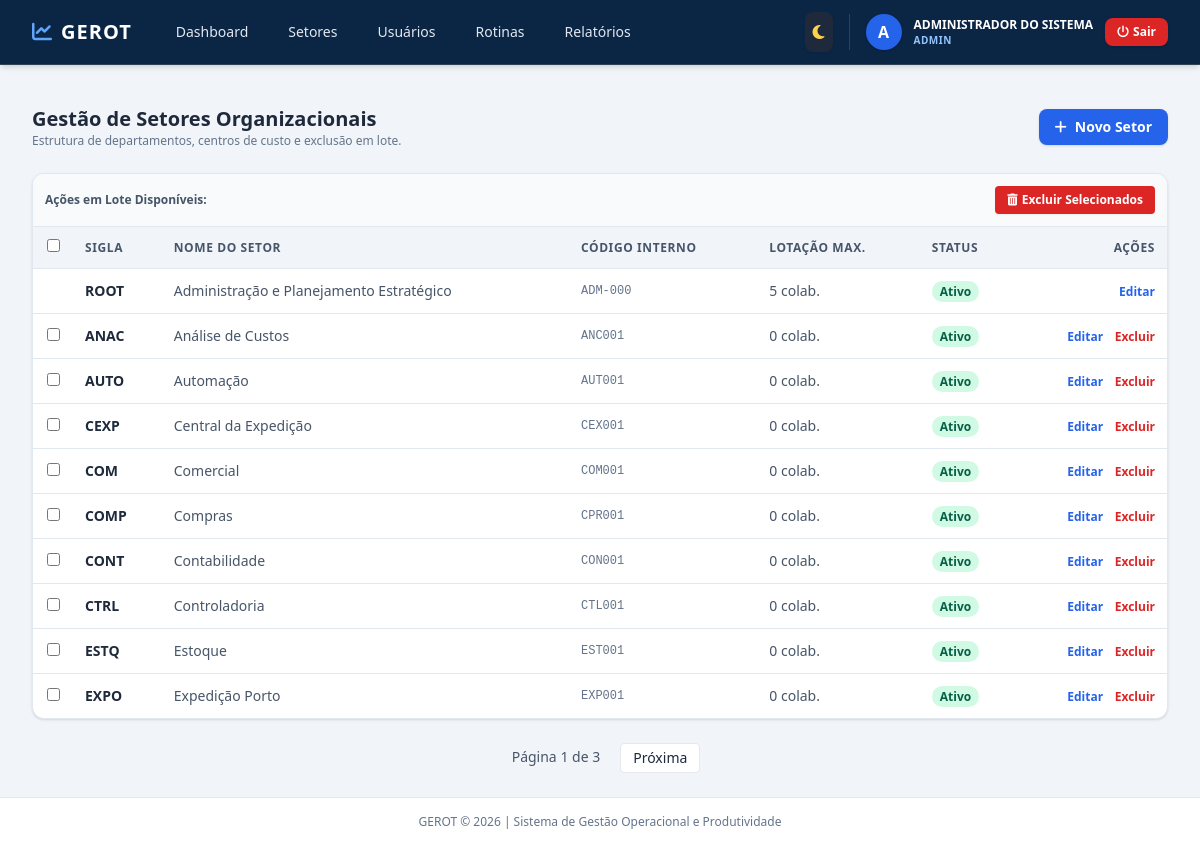
The app's page /admin/setores (signed in) with its own data.
### app/models/usuario.py (models this page shows, shortened)
class Usuario(UserMixin, db.Model):
    __tablename__ = 'usuarios'
    id = db.Column(db.Integer, primary_key=True)
    username = db.Column(db.String(64), unique=True, nullable=False, index=True)
    email = db.Column(db.String(120), unique=True, nullable=False, index=True)
    password_hash = db.Column(db.String(256))
    role = db.Column(db.String(20), default='operador', nullable=False)
    ativo = db.Column(db.Boolean, default=False)
    nome_completo = db.Column(db.String(150), nullable=False)
    cpf = db.Column(db.String(14), unique=True, nullable=False)
    rg_numero = db.Column(db.String(20))
    rg_orgao_emissor = db.Column(db.String(20))
    rg_uf = db.Column(db.String(2))
    data_nascimento = db.Column(db.Date)
    sexo = db.Column(db.String(20))
    estado_civil = db.Column(db.String(20))
    telefone_principal = db.Column(db.String(20))
    logradouro = db.Column(db.String(150))
    numero_endereco = db.Column(db.String(20))
    bairro = db.Column(db.String(100))
    cidade = db.Column(db.String(100))
    uf_endereco = db.Column(db.String(2))
    cep = db.Column(db.String(10))
    matricula = db.Column(db.String(50), unique=True, nullable=True)
    cargo = db.Column(db.String(100))
    funcao = db.Column(db.String(100))
    setor_id = db.Column(db.Integer, db.ForeignKey('setores.id'), nullable=False)
    setores_secundarios = db.relationship(
        'Setor',
        secondary=usuario_setores_secundarios,
        backref=db.backref('coordenadores_secundarios', lazy='dynamic')
    )
    tipo_vinculo = db.Column(db.String(50))
    data_admissao = db.Column(db.Date)
    data_cadastro = db.Column(db.DateTime, default=datetime.utcnow)
    ultimo_login = db.Column(db.DateTime)
    status_cadastro = db.Column(db.String(20), default='incompleto')
    cadastrado_por_id = db.Column(db.Integer, db.ForeignKey('usuarios.id'), nullable=True)
    cadastrador = db.relationship('Usuario', remote_side=[id], backref='usuarios_cadastrados')
    lancamentos = db.relationship('Lancamento', backref='autor', lazy='dynamic', foreign_keys='Lancamento.usuario_id')
    correcoes_aprovadas = db.relationship('Lancamento', backref='aprovador', lazy='dynamic', foreign_keys='Lancamento.correcao_aprovada_por')
    @property
    def is_admin(self):
        return self.role == 'admin'

### app/models/setor.py (models this page shows, shortened)
class Setor(db.Model):
    __tablename__ = 'setores'
    id = db.Column(db.Integer, primary_key=True)
    nome = db.Column(db.String(100), unique=True, nullable=False, index=True)
    sigla = db.Column(db.String(20), unique=True, nullable=False)
    codigo_interno = db.Column(db.String(50), unique=True, nullable=False)
    data_criacao_sistema = db.Column(db.DateTime, default=datetime.utcnow)
    ativo = db.Column(db.Boolean, default=True)
    hierarquia_pai_id = db.Column(db.Integer, db.ForeignKey('setores.id'), nullable=True)
    responsavel_id = db.Column(db.Integer, db.ForeignKey('usuarios.id', use_alter=True, name='fk_setor_responsavel'), nullable=True)
    substituto_id = db.Column(db.Integer, db.ForeignKey('usuarios.id', use_alter=True, name='fk_setor_substituto'), nullable=True)
    tipo_setor = db.Column(db.String(30))
    natureza_atuacao = db.Column(db.String(30))
    missao_setor = db.Column(db.Text, nullable=True)
    descricao_atividades = db.Column(db.Text, nullable=True)
    nivel_complexidade = db.Column(db.String(20), default='Média')
    nivel_repetitividade = db.Column(db.String(20), default='Média')
    limite_max_colaboradores = db.Column(db.Integer, default=0)
    cargos_permitidos = db.Column(db.Text)
    turno_operacao = db.Column(db.String(50))
    escala_trabalho = db.Column(db.String(50))
    sub_setores = db.relationship(
        'Setor',
        backref=db.backref('pai', remote_side=[id]),
        lazy='dynamic'
    )
    usuarios = db.relationship(
        'Usuario',
        backref='setor_pertencente',
        lazy='dynamic',
        foreign_keys='Usuario.setor_id',
        cascade='all, delete-orphan'
    )
    atividades = db.relationship('AtividadePadrao', backref='setor_dono', lazy='dynamic', cascade='all, delete-orphan')
    lancamentos = db.relationship('Lancamento', backref='setor_snapshot', lazy='dynamic', cascade='all, delete-orphan')

### app/views/admin.py (the view)
@admin_bp.route('/setores')
def listar_setores():
    page = request.args.get('page', 1, type=int)
    setores_pagination = Setor.query.order_by(Setor.nome.asc()).paginate(page=page, per_page=10, error_out=False)
    possiveis_gestores = Usuario.query.filter(Usuario.role.in_(['admin', 'coordenador', 'gestor'])).all()
    return render_template('admin/setores.html',
                           setores=setores_pagination.items,
                           pagination=setores_pagination,
                           usuarios=possiveis_gestores,
                           setor_edicao=None,
                           CalculoBI=CalculoBI)

### app/__init__.py (called while the page is built)
@login_manager.user_loader
def load_user(user_id):
    from app.models.usuario import Usuario
    return Usuario.query.get(int(user_id))

### app/views/admin.py (called while the page is built)
def admin_required(f):
    from functools import wraps
    @wraps(f)
    def decorated_function(*args, **kwargs):
        if not current_user.is_authenticated or not (current_user.is_admin or current_user.is_gestor):
            flash('Acesso negado. Área exclusiva para a Administração e Gestão Geral.', 'danger')
            return redirect(url_for('auth.login'))
        return f(*args, **kwargs)
    return decorated_function

@admin_bp.before_request
@login_required
@admin_required
def before_request():
    pass

### app/templates/admin/setores.html (shortened to what this page needs)
{% extends "base.html" %}
{% block content %}
<div class="space-y-6">
    <div class="flex flex-col sm:flex-row justify-between items-start sm:items-center gap-4">
        <div>
            <h2 class="text-xl font-bold text-slate-800 dark:text-slate-100">Gestão de Setores Organizacionais</h2>
            <p class="text-xs text-slate-500 dark:text-slate-400">Estrutura de departamentos, centros de custo e exclusão em lote.</p>
        </div>
        <a href="{{ url_for('admin.novo_setor') }}" class="bg-blue-600 hover:bg-blue-700 text-white px-4 py-2 rounded-lg text-sm font-semibold shadow transition flex items-center space-x-2">
            <i class="fa-solid fa-plus"></i>
            <span>Novo Setor</span>
        </a>
    </div>
    <form id="formLoteSetores" method="POST" action="{{ url_for('admin.excluir_massa_setores') }}">
        <div class="bg-white dark:bg-slate-800 rounded-xl shadow border border-slate-200 dark:border-slate-700 overflow-hidden">
            {% if current_user.is_admin or current_user.is_gestor %}
            <div class="p-3 bg-slate-50 dark:bg-slate-900 border-b border-slate-200 dark:border-slate-700 flex items-center justify-between">
                <span class="text-xs font-semibold text-slate-600 dark:text-slate-400">Ações em Lote Disponíveis:</span>
                <button type="submit" onclick="return confirm('Deseja realmente excluir todos os setores selecionados?')" class="bg-red-600 hover:bg-red-700 text-white text-xs px-3 py-1.5 rounded font-semibold transition flex items-center space-x-1 shadow-sm">
                    <i class="fa-solid fa-trash-can"></i>
                    <span>Excluir Selecionados</span>
                </button>
            </div>
            {% endif %}
            <div class="overflow-x-auto">
                <table class="w-full text-left border-collapse text-sm">
                    <thead>
                        <tr class="bg-slate-100 dark:bg-slate-900 text-slate-600 dark:text-slate-400 uppercase text-xs tracking-wider border-b border-slate-200 dark:border-slate-700">
                            {% if current_user.is_admin or current_user.is_gestor %}
                            <th class="p-3 text-center w-10">
                                <input type="checkbox" id="selectAllSetores" onclick="toggleAllSetores(this)" class="rounded text-blue-600 focus:ring-blue-500">
                            </th>
                            {% endif %}
                            <th class="p-3">Sigla</th>
                            <th class="p-3">Nome do Setor</th>
                            <th class="p-3">Código Interno</th>
                            <th class="p-3">Lotação Max.</th>
                            <th class="p-3">Status</th>
                            <th class="p-3 text-right">Ações</th>
                        </tr>
                    </thead>
                    <tbody class="divide-y divide-slate-200 dark:divide-slate-700">
                        {% if setores %}
                        {% for setor in setores %}
                        <tr class="hover:bg-slate-50 dark:hover:bg-slate-900/40 transition">
                            {% if current_user.is_admin or current_user.is_gestor %}
                            <td class="p-3 text-center">
                                {% if setor.sigla != 'ROOT' %}
                                <input type="checkbox" name="setor_ids" value="{{ setor.id }}" class="setor-checkbox rounded text-blue-600 focus:ring-blue-500">
                                {% endif %}
                            </td>
                            {% endif %}
                            <td class="p-3 font-bold text-slate-800 dark:text-slate-100">{{ setor.sigla }}</td>
                            <td class="p-3 text-slate-600 dark:text-slate-300">{{ setor.nome }}</td>
                            <td class="p-3 text-slate-500 font-mono text-xs">{{ setor.codigo_interno or '-' }}</td>
                            <td class="p-3 text-slate-600 dark:text-slate-300">{{ setor.limite_max_colaboradores }} colab.</td>
                            <td class="p-3">
                                {% if setor.ativo %}
                                <span class="px-2 py-0.5 bg-emerald-100 text-emerald-800 dark:bg-emerald-900/40 dark:text-emerald-300 rounded-full text-xs font-semibold">Ativo</span>
                                {% else %}
                                <span class="px-2 py-0.5 bg-red-100 text-red-800 dark:bg-red-900/40 dark:text-red-300 rounded-full text-xs font-semibold">Inativo</span>
                                {% endif %}
                            </td>
                            <td class="p-3 text-right space-x-2">
                                <a href="{{ url_for('admin.editar_setor', id=setor.id) }}" class="text-blue-600 hover:text-blue-800 dark:text-blue-400 font-semibold text-xs">Editar</a>
                                {% if setor.sigla != 'ROOT' %}
                                <button type="submit" form="singleDeleteSetor_{{ setor.id }}" class="text-red-600 hover:text-red-800 text-xs font-semibold">Excluir</button>
                                {% endif %}
                            </td>
                        </tr>
                        {% endfor %}
                        {% else %}
                        <tr>
                            <td colspan="7" class="p-6 text-center text-slate-500">Nenhum setor cadastrado.</td>
                        </tr>
                        {% endif %}
                    </tbody>
                </table>
            </div>
        </div>
    </form>
    {% if pagination and pagination.pages > 1 %}
    <div class="flex justify-center space-x-2">
        <span class="px-3 py-1 text-sm text-slate-600 dark:text-slate-400">Página {{ pagination.page }} de {{ pagination.pages }}</span>
        {% if pagination.has_next %}
        <a href="{{ url_for('admin.listar_setores', page=pagination.next_num) }}" class="px-3 py-1 bg-white dark:bg-slate-800 border rounded text-sm">Próxima</a>
        {% endif %}
    </div>
    {% endif %}
</div>
{% endblock %}

### app/templates/base.html (shortened to what this page needs)
<!DOCTYPE html>
<html lang="pt-BR" class="h-full">
<head>
    <script src="https://cdn.tailwindcss.com"></script>
    <link rel="stylesheet" href="https://cdnjs.cloudflare.com/ajax/libs/font-awesome/6.4.0/css/all.min.css">
</head>
<body class="h-full bg-slate-100 dark:bg-slate-900 text-slate-800 dark:text-slate-100 flex flex-col transition-colors duration-200">
    <nav class="bg-primary shadow-md border-b border-slate-700">
        <div class="max-w-7xl mx-auto px-4 sm:px-6 lg:px-8">
            <div class="flex justify-between h-16">
                <div class="flex items-center space-x-8">
                    <a href="{{ url_for('index') }}" class="flex items-center space-x-2 text-white font-bold text-xl tracking-wider">
                        <i class="fa-solid fa-chart-line text-blue-400"></i>
                        <span>GEROT</span>
                    </a>
                    {% if current_user.is_authenticated %}
                    <div class="hidden md:flex space-x-4">
                        {% if current_user.is_admin or current_user.is_gestor or current_user.is_coordenador %}
                        <a href="{{ url_for('gestao.dashboard') }}" class="text-slate-200 hover:text-white px-3 py-2 rounded-md text-sm font-medium transition">Dashboard</a>
                        <a href="{{ url_for('admin.listar_setores') }}" class="text-slate-200 hover:text-white px-3 py-2 rounded-md text-sm font-medium transition">Setores</a>
                        <a href="{{ url_for('admin.listar_usuarios') }}" class="text-slate-200 hover:text-white px-3 py-2 rounded-md text-sm font-medium transition">Usuários</a>
                        <a href="{{ url_for('gestao.listar_atividades') }}" class="text-slate-200 hover:text-white px-3 py-2 rounded-md text-sm font-medium transition">Rotinas</a>
                        <a href="{{ url_for('relatorios.index') }}" class="text-slate-200 hover:text-white px-3 py-2 rounded-md text-sm font-medium transition">Relatórios</a>
                        {% endif %}
                    </div>
                    {% endif %}
                </div>
                <div class="flex items-center space-x-4">
                    <button id="theme-toggle" type="button" class="text-slate-300 hover:text-white bg-slate-800 p-2 rounded-lg focus:outline-none transition shadow-sm cursor-pointer" title="Alternar Visualização Dia/Noite">
                        <i id="theme-toggle-dark-icon" class="fa-solid fa-moon hidden text-amber-300"></i>
                    </button>
                    {% if current_user.is_authenticated %}
                    <div class="flex items-center space-x-3 border-l border-slate-700 pl-4">
                        <div class="w-9 h-9 rounded-full bg-blue-600 text-white flex items-center justify-center font-bold shadow">
                            {{ current_user.nome_completo[0]|upper }}
                        </div>
                        <div class="hidden lg:block text-left">
                            <span class="block text-xs font-semibold text-white">{{ current_user.nome_completo }}</span>
                            <span class="block text-[10px] uppercase tracking-wider text-blue-300 font-bold">{{ current_user.role }}</span>
                        </div>
                        <a href="{{ url_for('auth.logout') }}" class="bg-red-600 hover:bg-red-700 text-white px-3 py-1.5 rounded-lg text-xs font-semibold shadow transition flex items-center space-x-1">
                            <i class="fa-solid fa-power-off"></i>
                            <span class="hidden sm:inline">Sair</span>
                        </a>
                    </div>
                    {% else %}
                    <a href="{{ url_for('auth.login') }}" class="bg-blue-600 hover:bg-blue-700 text-white px-4 py-2 rounded-lg text-sm font-semibold shadow transition">Entrar</a>
                    {% endif %}
                </div>
            </div>
        </div>
    </nav>
    <main class="flex-1 max-w-7xl w-full mx-auto px-4 sm:px-6 lg:px-8 py-6">
        {% block content %}{% endblock %}
    </main>
    <footer class="bg-white dark:bg-slate-800 border-t border-slate-200 dark:border-slate-700 py-4 text-center text-xs text-slate-500 dark:text-slate-400">
        GEROT © 2026 | Sistema de Gestão Operacional e Produtividade
    </footer>
</body>
</html>

### records on screen
Usuario: nome_completo "A", nome_completo "ADMINISTRADOR DO SISTEMA", role "ADMIN"
Setor: sigla "ROOT", nome "Administração e Planejamento Estratégico", codigo_interno "ADM-000", limite_max_colaboradores "5", ativo "Ativo"
Setor: sigla "ANAC", nome "Análise de Custos", codigo_interno "ANC001", limite_max_colaboradores "0", ativo "Ativo"
Setor: sigla "AUTO", nome "Automação", codigo_interno "AUT001", limite_max_colaboradores "0", ativo "Ativo"
Setor: sigla "CEXP", nome "Central da Expedição", codigo_interno "CEX001", limite_max_colaboradores "0", ativo "Ativo"
Setor: sigla "COM", nome "Comercial", codigo_interno "COM001", limite_max_colaboradores "0", ativo "Ativo"
Setor: sigla "COMP", nome "Compras", codigo_interno "CPR001", limite_max_colaboradores "0", ativo "Ativo"
Setor: sigla "CONT", nome "Contabilidade", codigo_interno "CON001", limite_max_colaboradores "0", ativo "Ativo"
Setor: sigla "CTRL", nome "Controladoria", codigo_interno "CTL001", limite_max_colaboradores "0", ativo "Ativo"
Setor: sigla "ESTQ", nome "Estoque", codigo_interno "EST001", limite_max_colaboradores "0", ativo "Ativo"
Setor: sigla "EXPO", nome "Expedição Porto", codigo_interno "EXP001", limite_max_colaboradores "0", ativo "Ativo"

### other values on screen
{{ pagination.page }} "1"
{{ pagination.pages }} "3"
